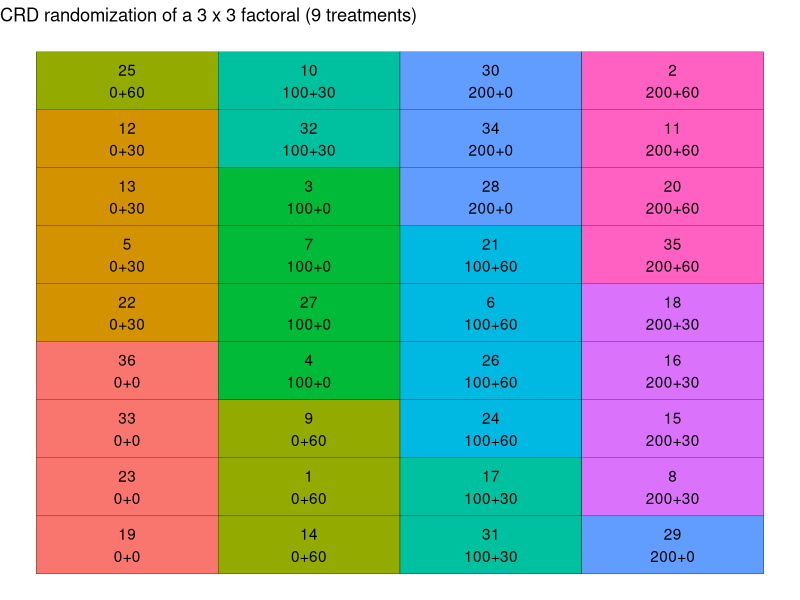
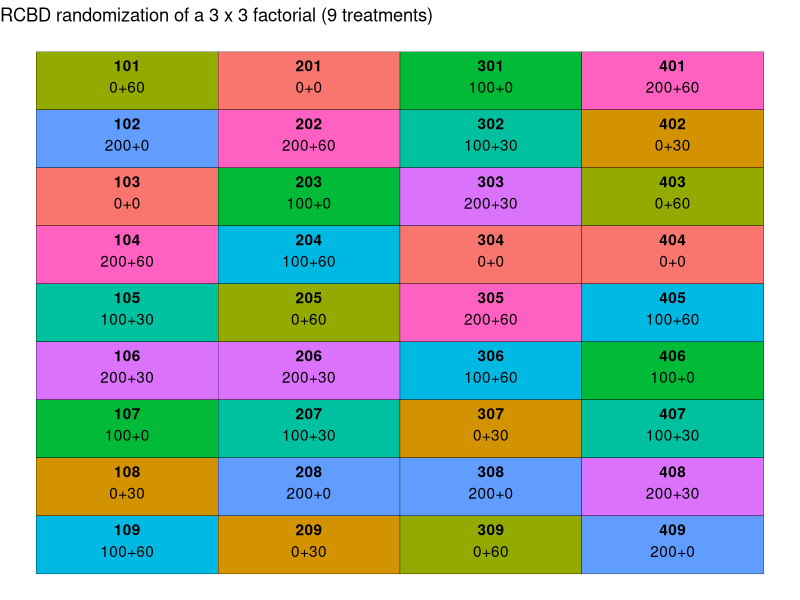

Source code (R) for these figures, in order: (Note: this script raises an error after producing the figures.)
## ---- chunk 1
# Loading packages
library(tidyverse) # for data wrangling and plotting
## ---- chunk 2
trts <- crossing(nrate_kgha = c(0,100,200),
                 krate_kgha = c(0,30,60)
                 ) %>%
  mutate(trtnum = 1:nrow(.)) %>% #telling it to do a sequence from 1-9 (nrow(.) = number of rows)
  mutate(trtname = paste0(nrate_kgha, "+", krate_kgha))

trts
## ---- chunk 3
# Setting seed to get same randomization result every time

set.seed(930) #makes randomization reproducible

crd_rand <- crossing(trtname = trts$trtname,
                     rep = 1:4
                     ) %>%
  # Since plots are organized without a structure, let's number them 1 through 36
mutate(plot = 1:nrow(.)) %>%
  # Randomizing trtname to plots, without restrictions 
mutate(plot = sample(plot)) #shuffle - sample fn

crd_rand
## ---- chunk 4
crd_layout <- crd_rand %>%
  # Defining number of rows and columns in the field for plotting purposes
   mutate(row = rep(1:4,each = 9)) %>%
  mutate(col = rep(seq(from = 1,
                   to = 9,
                   by = 1), times = 4
                   )) %>%
  # Creating plot and trtname labels for plotting
mutate(lab = paste0(plot, "\n", trtname))
  
crd_layout
## ---- chunk 5
ggplot(data = crd_layout,
       aes(x=row, y = col)) + 
geom_tile(aes(fill = trtname),
          color = "black",
          show.legend = F) +
  geom_text(aes(label = lab), vjust = 0.5) + #vjust = vertical justification of number
  labs(title = "CRD randomization of a 3 x 3 factoral (9 treatments)") +
  theme_void()

## ---- chunk 6
# Setting seed to get same randomization result every time
set.seed(930)

rcbd_rand <- crossing(trtname = trts$trtname,
                      rep = 1:4
                      ) %>%
arrange(rep) %>%
group_by(rep) %>%
  mutate(trtname = sample(trtname)) %>%
  mutate(plot = (rep*100) + 1:9) %>% #arrange by rep because we need to randomize by rep
  ungroup()

rcbd_rand
## ---- chunk 7
rcbd_rand %>%
  group_by(rep,trtname) %>%
  tally() %>%
  filter(n>1)

## ---- chunk 8
rcbd_layout <- rcbd_rand %>%
  # Defining number of rows and columns in the field for plotting purposes
  mutate(row = rep(1:4, each = 9)) %>%
  mutate(col = rep(seq(from = 1, 
                       to = 9, #total number of treatments, 
                       by = 1), 
                   times = 4 #total number of blocks
  )) %>%
  # Creating plot and trtname labels for plotting
  mutate(lab = paste0(plot, "\n", trtname))

rcbd_layout
## ---- chunk 9
ggplot(data = rcbd_layout, aes(x = row, 
                               y = -col))+
  geom_tile(aes(fill = trtname),
            color = "black",
            show.legend = F
  )+
  geom_text(aes(label = plot), fontface = "bold", vjust = -.8)+
  geom_text(aes(label = trtname), vjust = 1)+
  labs(title = "RCBD randomization of a 3 x 3 factorial (9 treatments)") +
  theme_void()

## ---- chunk 10
rcbd_rand %>%
  # Retrieving other information contained in trts
left_join(trts) %>% #left_join fn - merge two datasets with the same column name and column values - join from right side to left side
  # Rearranging columns  
dplyr::select(plot, rep, trtname, trtnum, 
              nrate_kgha, krate_kgha
              ) %>%
  write_csv("../output/rcbd_randomization_table.csv")

## ---- chunk 11
ggsave("../output/rcbd_layoutmap.png",
       width = 6,
       height = 4,
       bg = "white")
